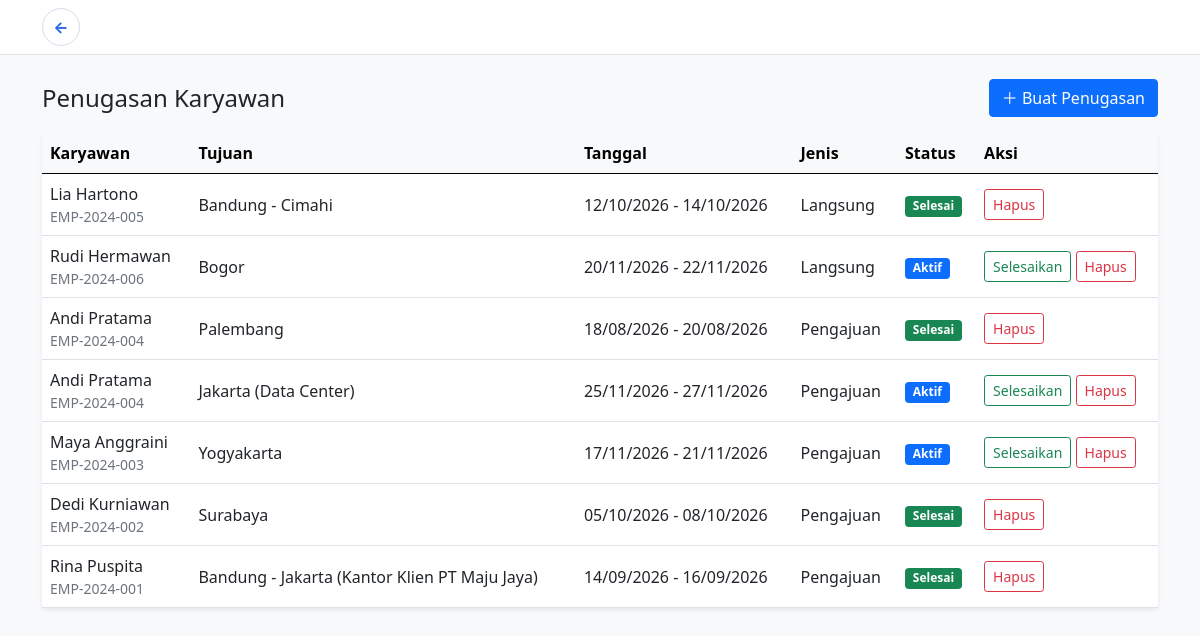
The app's page /penugasan.php (signed in) with its own data.
### tables this page shows
CREATE TABLE IF NOT EXISTS `penugasan` (
    `id_penugasan` INT UNSIGNED NOT NULL AUTO_INCREMENT,
    `id_pengajuan` INT UNSIGNED DEFAULT NULL,
    `id_karyawan` INT UNSIGNED NOT NULL,
    `id_atasan` INT UNSIGNED NOT NULL,
    `jenis` ENUM('Pengajuan', 'Langsung') NOT NULL,
    `tujuan` VARCHAR(150) NOT NULL,
    `tanggal_berangkat` DATE NOT NULL,
    `tanggal_pulang` DATE NOT NULL,
    `keperluan` TEXT NOT NULL,
    `status` ENUM('Aktif', 'Selesai') NOT NULL DEFAULT 'Aktif',
    `catatan` TEXT DEFAULT NULL,
    PRIMARY KEY (`id_penugasan`),
    CONSTRAINT `fk_penugasan_pengajuan`
        FOREIGN KEY (`id_pengajuan`) REFERENCES `pengajuan` (`id_pengajuan`)
        ON UPDATE CASCADE
        ON DELETE SET NULL,
    CONSTRAINT `fk_penugasan_karyawan`
        FOREIGN KEY (`id_karyawan`) REFERENCES `karyawan` (`id_karyawan`)
        ON UPDATE CASCADE
        ON DELETE CASCADE,
    CONSTRAINT `fk_penugasan_atasan`
        FOREIGN KEY (`id_atasan`) REFERENCES `karyawan` (`id_karyawan`)
        ON UPDATE CASCADE
        ON DELETE RESTRICT,
    CONSTRAINT `chk_penugasan_tanggal`
        CHECK (`tanggal_pulang` >= `tanggal_berangkat`)
);

CREATE TABLE IF NOT EXISTS `karyawan` (
    `id_karyawan` INT UNSIGNED NOT NULL AUTO_INCREMENT,
    `id_user` INT UNSIGNED NOT NULL,
    `nama` VARCHAR(100) NOT NULL,
    `nip` VARCHAR(30) NOT NULL,
    `jabatan` VARCHAR(100) NOT NULL,
    `departemen` VARCHAR(100) NOT NULL,
    `no_hp` VARCHAR(20) DEFAULT NULL,
    `alamat` TEXT DEFAULT NULL,
    PRIMARY KEY (`id_karyawan`),
    UNIQUE KEY `uq_karyawan_nip` (`nip`),
    UNIQUE KEY `uq_karyawan_id_user` (`id_user`),
    CONSTRAINT `fk_karyawan_users`
        FOREIGN KEY (`id_user`) REFERENCES `users` (`id`)
        ON UPDATE CASCADE
        ON DELETE CASCADE
);

### penugasan.php (the view, shortened to what this page needs)
<?php
$conn = connection();
$assignments = [];
$result = $conn->query(
    "SELECT t.*, k.nama,k.nip,a.nama AS nama_atasan
     FROM penugasan t
     JOIN karyawan k ON k.id_karyawan=t.id_karyawan
     JOIN karyawan a ON a.id_karyawan=t.id_atasan
     ORDER BY t.id_penugasan DESC"
);
while ($row = $result->fetch_assoc()) $assignments[] = $row;
?>
<!doctype html>
<html lang="id">
<head><meta charset="utf-8"><meta name="viewport" content="width=device-width, initial-scale=1">
<link href="https://cdn.jsdelivr.net/npm/bootstrap@5.0.2/dist/css/bootstrap.min.css" rel="stylesheet"></head>
<body class="bg-light">
<nav class="navbar navbar-light bg-white border-bottom"><div class="container"><a class="back-circle" href="dashboard_atasan.php" aria-label="Kembali ke Dashboard">←</a></div></nav>
<main class="container py-4">
    <div class="d-flex justify-content-between align-items-center mb-3"><h1 class="h4 mb-0">Penugasan Karyawan</h1><button class="btn btn-primary" data-bs-toggle="modal" data-bs-target="#addAssignment">＋ Buat Penugasan</button></div>
    <div class="card border-0 shadow-sm"><div class="table-responsive"><table class="table table-hover align-middle mb-0">
        <thead class="table-light"><tr><th>Karyawan</th><th>Tujuan</th><th>Tanggal</th><th>Jenis</th><th>Status</th><th>Aksi</th></tr></thead><tbody>
        <?php foreach ($assignments as $assignment): ?>
            <tr>
                <td><?= htmlspecialchars($assignment["nama"]) ?><div class="small text-muted"><?= htmlspecialchars($assignment["nip"]) ?></div></td>
                <td><?= htmlspecialchars($assignment["tujuan"]) ?></td>
                <td><?= date("d/m/Y", strtotime($assignment["tanggal_berangkat"])) ?> - <?= date("d/m/Y", strtotime($assignment["tanggal_pulang"])) ?></td>
                <td><?= htmlspecialchars($assignment["jenis"]) ?></td>
                <td><span class="badge bg-<?= $assignment["status"]==="Aktif"?"primary":"success" ?>"><?= htmlspecialchars($assignment["status"]) ?></span></td>
                <td>
                    <?php if ($assignment["status"] === "Aktif"): ?>
                        <form method="post" class="d-inline"><button class="btn btn-sm btn-outline-success">Selesaikan</button></form>
                    <?php endif; ?>
                    <form method="post" class="d-inline" onsubmit="return confirm('Hapus penugasan ini?')"><button class="btn btn-sm btn-outline-danger">Hapus</button></form>
                </td>
            </tr>
        <?php endforeach; ?>
        </tbody></table></div></div>
</main>
</body></html>

### penugasan.php (style rules this page uses)
.back-circle { width:38px;height:38px;display:inline-grid;place-items:center;border:1px solid #d7deea;border-radius:50%;background:#fff;color:#2563eb;text-decoration:none;font-weight:700 }

### records on screen
penugasan: id_karyawan.nama "Lia Hartono", id_karyawan.nip "EMP-2024-005", tujuan "Bandung - Cimahi", tanggal_berangkat "12/10/2026", tanggal_pulang "14/10/2026", jenis "Langsung", status "Selesai"
penugasan: id_karyawan.nama "Rudi Hermawan", id_karyawan.nip "EMP-2024-006", tujuan "Bogor", tanggal_berangkat "20/11/2026", tanggal_pulang "22/11/2026", jenis "Langsung", status "Aktif"
penugasan: id_karyawan.nama "Andi Pratama", id_karyawan.nip "EMP-2024-004", tujuan "Palembang", tanggal_berangkat "18/08/2026", tanggal_pulang "20/08/2026", jenis "Pengajuan", status "Selesai"
penugasan: id_karyawan.nama "Andi Pratama", id_karyawan.nip "EMP-2024-004", tujuan "Jakarta (Data Center)", tanggal_berangkat "25/11/2026", tanggal_pulang "27/11/2026", jenis "Pengajuan", status "Aktif"
penugasan: id_karyawan.nama "Maya Anggraini", id_karyawan.nip "EMP-2024-003", tujuan "Yogyakarta", tanggal_berangkat "17/11/2026", tanggal_pulang "21/11/2026", jenis "Pengajuan", status "Aktif"
penugasan: id_karyawan.nama "Dedi Kurniawan", id_karyawan.nip "EMP-2024-002", tujuan "Surabaya", tanggal_berangkat "05/10/2026", tanggal_pulang "08/10/2026", jenis "Pengajuan", status "Selesai"
penugasan: id_karyawan.nama "Rina Puspita", id_karyawan.nip "EMP-2024-001", tujuan "Bandung - Jakarta (Kantor Klien PT Maju Jaya)", tanggal_berangkat "14/09/2026", tanggal_pulang "16/09/2026", jenis "Pengajuan", status "Selesai"
